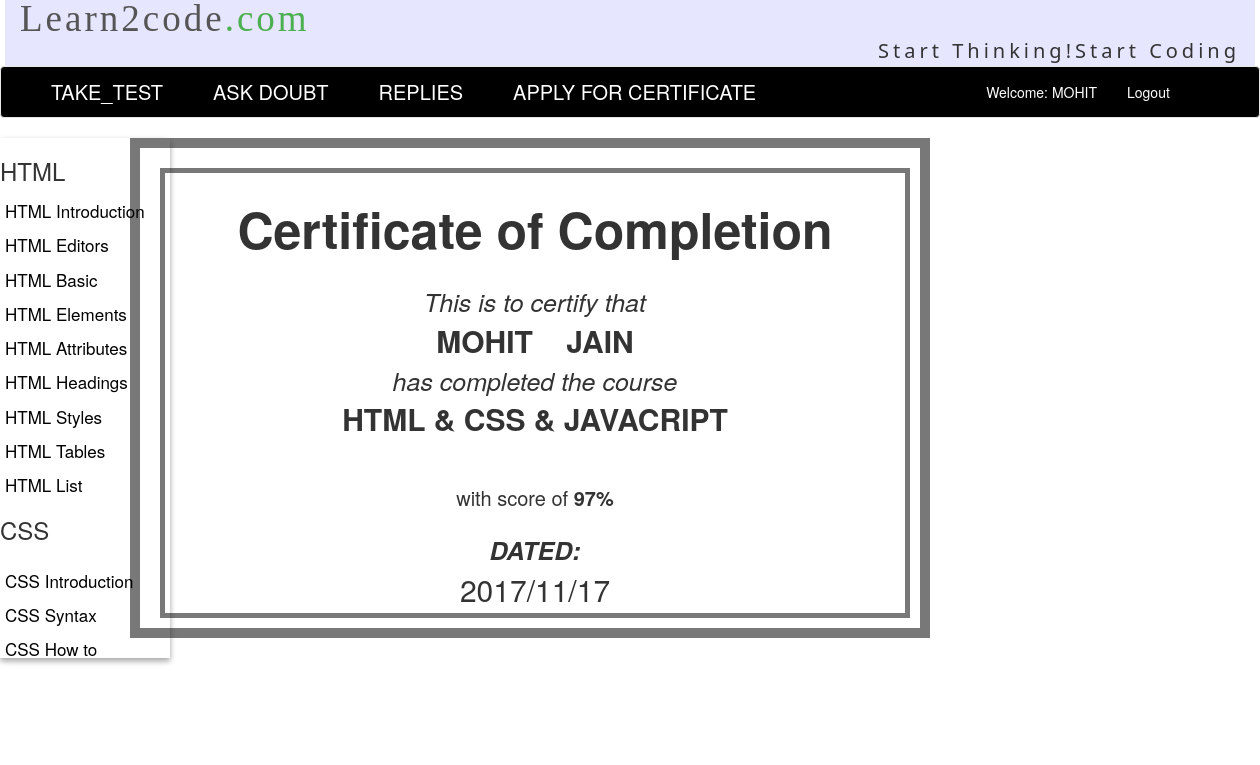
The app's page /certify.php (signed in) with its own data.
### tables this page shows
CREATE TABLE `studreg` (
  `studentid` varchar(30) NOT NULL,
  `fname` varchar(30) NOT NULL,
  `lastname` varchar(30) NOT NULL,
  `age` int(11) NOT NULL,
  `contact` int(11) NOT NULL,
  `address` varchar(100) NOT NULL,
  `email` varchar(30) NOT NULL,
  `date1` date NOT NULL,
  `course` varchar(30) NOT NULL
);

CREATE TABLE `course` (
  `studentid` varchar(30) NOT NULL,
  `cousel` varchar(100) NOT NULL,
  `test` int(11) NOT NULL,
  `status` int(11) NOT NULL,
  `test1` int(11) NOT NULL,
  `test2` int(11) NOT NULL,
  `test3` int(11) NOT NULL
);

### certify.php (the view, shortened to what this page needs)
<!DOCTYPE html>
<html lang="en">
<head>
  <link rel="stylesheet" href="https://maxcdn.bootstrapcdn.com/bootstrap/3.3.7/css/bootstrap.min.css">
</head>
<?php include 'student.php' ?>
<?php
		$server="localhost";
        $username="root";
        $password="";
        $dbname="project";
        $conn=mysqli_connect($server,$username,$password,$dbname);
        if(!$conn)
        {
          die('could not connect'.mysql_error());
        }
        else
        {
          $id=$_SESSION['id'];
          $sql1="SELECT * FROM course WHERE studentid='$id'";
          $result1=mysqli_query($conn,$sql1);
          if($result1)
          {
            while($row1 = $result1->fetch_assoc())
              {
                  $stat=$row1['status'];
                  $course=$row1['cousel'];
              }
          }
          $sql2="SELECT * FROM studreg WHERE studentid='$id'";
          $result2=mysqli_query($conn,$sql2);
          if($result2)
          {
            while($row2 = $result2->fetch_assoc())
              {
                  $fname=$row2['fname'];
                  $lname=$row2['lastname'];
              }
          }
          else
          {
          	echo "not succes";
          }
      }
           if($course=='complete')
          {
            if($stat==0)
            {
              echo '<script language="javascript">';
              echo 'alert("YOU NEED TO COMPLETE HTML AND REAMINING TEST ");';
              echo "window.location='student.php'";
              echo '</script>';
            }
            else if($stat==1)
            {
              echo '<script language="javascript">';
              echo 'alert("YOU NEED TO COMPLETE CSS AND REAMINING TEST ");';
              echo "window.location='student.php'";
              echo '</script>';
            }
            else if($stat==2)
            {
              echo '<script language="javascript">';
              echo 'alert("YOU NEED TO COMPLETE JAVASCRIPT  TEST ");';
              echo "window.location='student.php'";
              echo '</script>';
            }
            else if($stat==3)
            {
            	$sql3="SELECT * FROM course WHERE studentid='$id'";
          		$result3=mysqli_query($conn,$sql3);
          		if($result3)
          		{
            	while($row3 = $result3->fetch_assoc())
              		{
                  $test1=$row3['test1'];
                  $test2=$row3['test2'];
                  $test3=$row3['test2'];
                  $total=$test1+$test2+$test3;
                  $avg=($total/3)*10;
              		}
              	}
            	echo "<div class='container-fluid'  style='overflow:scroll; height:600px; width:1200px;padding-left:100px;'>";
      			echo "<div style='width:800px; height:500px; padding:20px; text-align:center; border: 10px solid #787878'>";
     		    echo "<div style='width:750px; height:450px; padding:20px; text-align:center; border: 5px solid #787878'>";
      			echo "<span style='font-size:50px; font-weight:bold'>Certificate of Completion</span>";
      			echo " <br><br>";
      			echo " <span style='font-size:25px'><i>This is to certify that</i></span>";
      			echo " <br>";
      			echo " <span style='font-size:30px'><b>".strtoupper($fname)."&nbsp;&nbsp;&nbsp;&nbsp;".strtoupper($lname)."</b></span><br/>";
      			echo " <span style='font-size:25px'><i>has completed the course</i></span><br/>";
      			echo " <span style='font-size:30px'><b>HTML & CSS & JAVACRIPT</b>  <br/><br/></span>";
      			echo " <span style='font-size:20px'>with score of <b>".round($avg)."%</b></span> <br/><br/>";
      			echo " <span style='font-size:25px'><i><b>DATED:</b></i></span><br>";
      			echo "<span style='font-size:30px'>".date("Y/m/d");
      			echo "</span>";
      			echo "</div>";
      			echo "</div>";
            }
        }
    ?>

### records on screen
studreg: fname "MOHIT", lastname "JAIN"
course: avg "97"

### other values on screen
$name "MOHIT"
